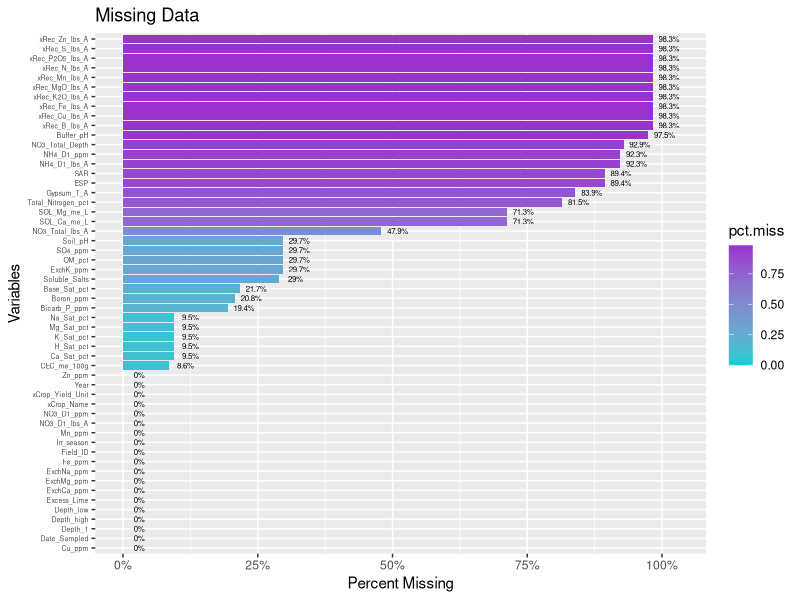
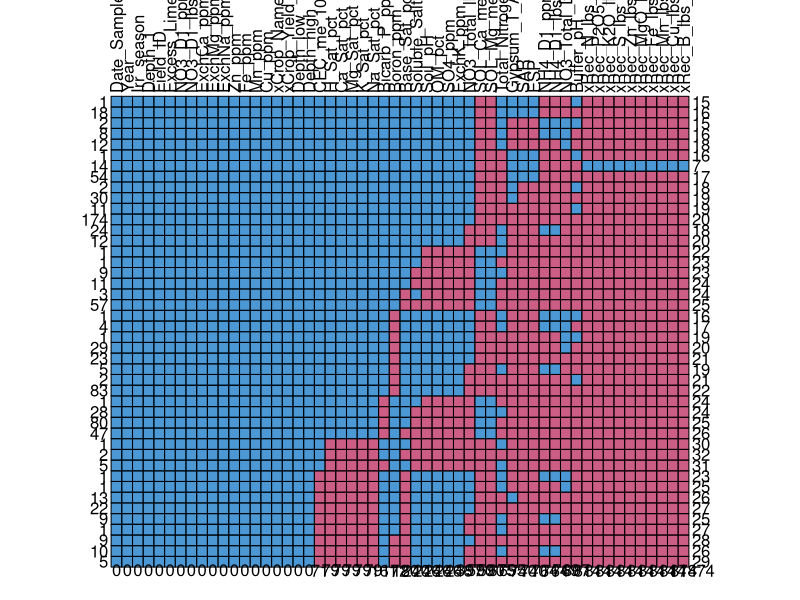
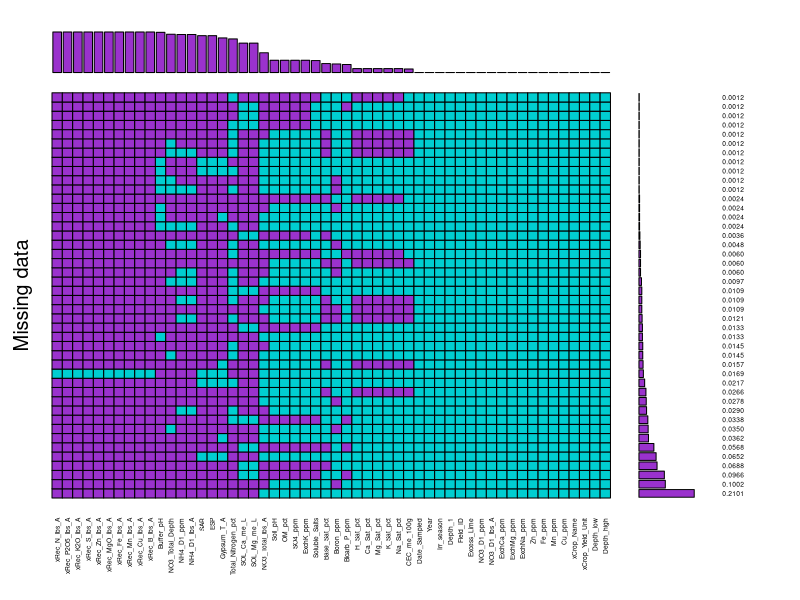
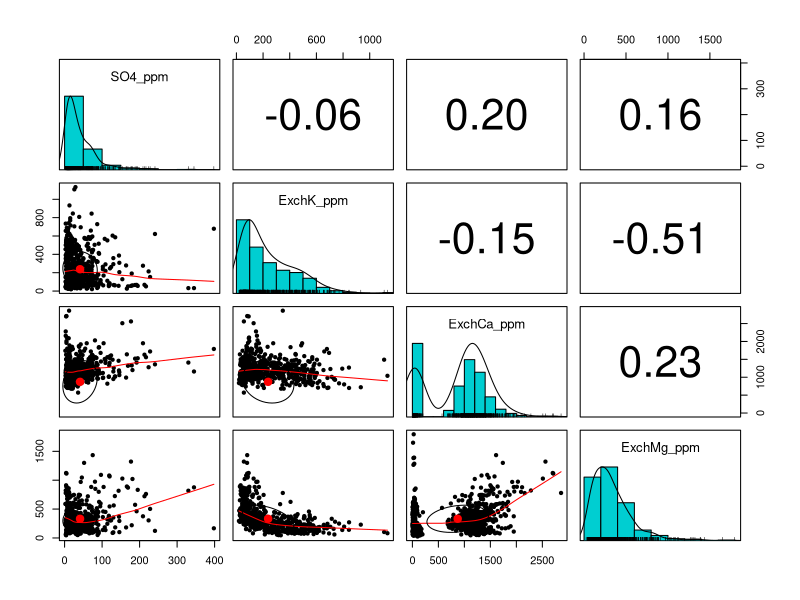
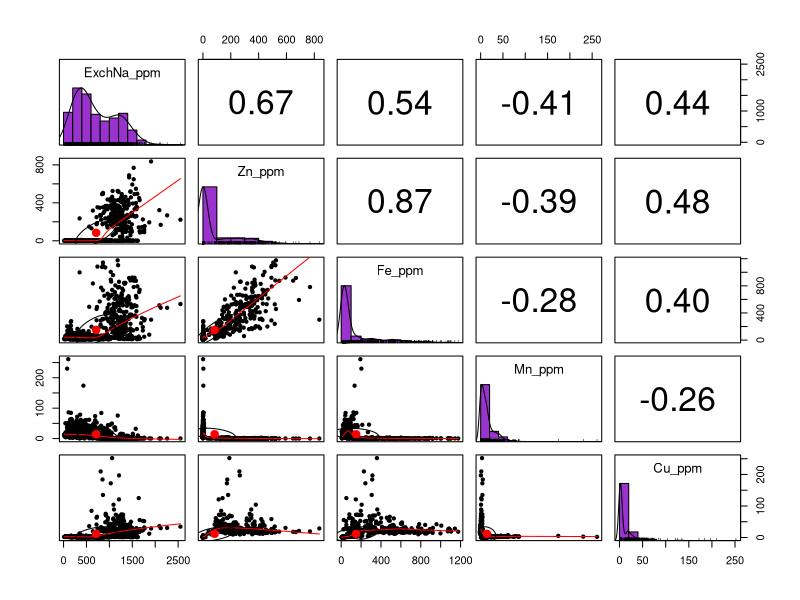
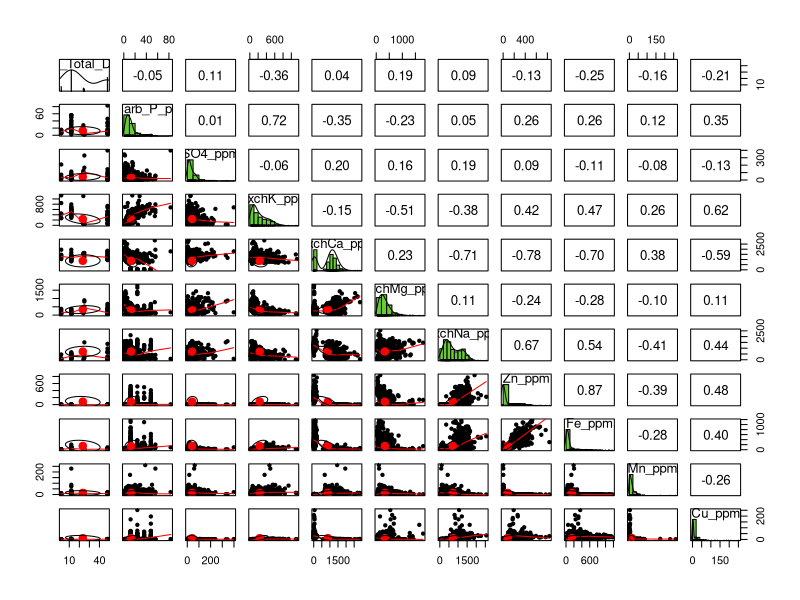
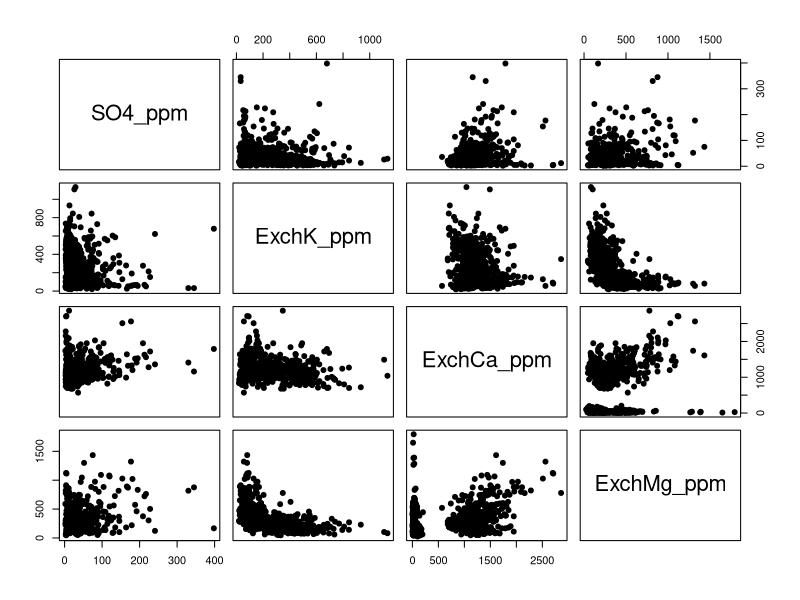
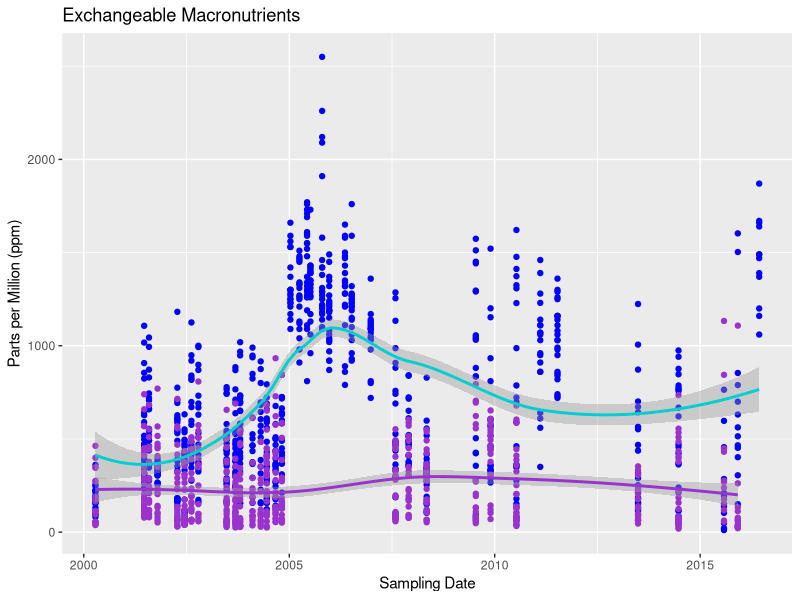

These figures' R source, in order: (Note: this script raises an error after producing the figures.)
## ---- chunk 1
library(tidyverse)
## ---- chunk 2
df <- read.csv("./data/pcp_soil_data/PCP-R-ready.csv")
## ---- chunk 3
df2 <- df[, colSums(is.na(df)) != nrow(df)]
## ---- chunk 4
df3 <- df2 %>% select("Date_Sampled","Year","Irr_season", "Depth_1", "Field_ID", "Soil_pH", "Buffer_pH", "Excess_Lime", "Soluble_Salts", "OM_pct", "NO3_D1_ppm", "NO3_D1_lbs_A", "NO3_Total_lbs_A", "NO3_Total_Depth", "Bicarb_P_ppm", "SO4_ppm", "ExchK_ppm", "ExchCa_ppm", "ExchMg_ppm", "ExchNa_ppm", "Zn_ppm", "Fe_ppm", "Mn_ppm", 'Cu_ppm', "Boron_ppm", "CEC_me_100g", "Base_Sat_pct", "H_Sat_pct", "Ca_Sat_pct", "Mg_Sat_pct", "K_Sat_pct", "Na_Sat_pct", "SOL_Ca_me_L", "SOL_Mg_me_L", "SAR", "ESP", "Gypsum_T_A", "NH4_D1_ppm", "NH4_D1_lbs_A", "Total_Nitrogen_pct", "xCrop_Name", "xCrop_Yield_Unit", "xRec_N_lbs_A", "xRec_P2O5_lbs_A", "xRec_K2O_lbs_A", "xRec_S_lbs_A", "xRec_Zn_lbs_A", "xRec_MgO_lbs_A", "xRec_Fe_lbs_A", "xRec_Mn_lbs_A", "xRec_Cu_lbs_A", "xRec_B_lbs_A")

## ---- chunk 5

## ---- chunk 6

library(lubridate)

## set Date_Sampled from factor to Date
df3$Date_Sampled <- mdy(as.character(df3$Date_Sampled))

df3 <- df3
## set empty xCrop_Name to factor level to NA  datatype

## convert xCrop_yield_Unit

## ---- chunk 7
low <- c()
high <- c()
for(i in 1:length(df3$Depth_1)){
  low <- c(low, strsplit(as.character(df3$Depth_1), "-")[[i]][1])
  high <- c(high, strsplit(as.character(df3$Depth_1), "-")[[i]][2])
}
df3$Depth_low <- low
df3$Depth_high <- high
## ---- chunk 8
glimpse(head(df3))
## ---- chunk 9
prop.miss <- apply(df3, 2, function(x) round(sum(is.na(x))/NROW(x),4))
prop.miss
## ---- chunk 10
pmpv <- data.frame(variable = names(df3), pct.miss=prop.miss)

## ---- chunk 11
ggplot(pmpv, aes(x= reorder(variable, pct.miss), y=pct.miss, fill=pct.miss)) +
  geom_bar(stat="identity") + 
  ggtitle("Missing Data") +
  ylab("Percent Missing") + 
  xlab("Variables") +
  scale_y_continuous(labels=scales::percent, limits=c(0,1.03)) + 
  geom_text(data=pmpv, aes(label=paste0(round(pct.miss*100,1),"%"), y=pct.miss+.03), size=2) +
  coord_flip() +
  theme(axis.text.y = element_text(size=5)) +
  scale_fill_gradient(low="darkturquoise",high="darkorchid3")
  
## ---- chunk 12
library(mice)
md.pattern(df3, rotate.names = TRUE)
## ---- chunk 13
library(VIM)
## ---- chunk 14
aggr(df3, col=c('darkturquoise','darkorchid3'),
              numbers=TRUE, sortVars=TRUE, prop=TRUE,border=TRUE, combined=TRUE,
              labels=names(df3), cex.axis=.4, cex.numbers=.4, varheight=FALSE,
              gap=0, ylab=c("Missing data","Pattern"))
## ---- chunk 15
library(psych)
## ---- chunk 16
## Correlation matrix betwen Macronutrients

pairs.panels(df3[,16:19],
             method="pearson",
             hist.col="#00ced1",
             density=TRUE,
             ellipses = TRUE,
             cex.labels = 1.2,
             )
## ---- chunk 17
# Correation Matrix between micronutrients 

pairs.panels(df3[,20:24],
             method="pearson",
             hist.col="#9a32cd",
             density=TRUE,
             ellipses = TRUE,
             cex.labels = 1.2,
             )
## ---- chunk 18
# Correation Matrix between micronutrients 

pairs.panels(df3[,14:24],
             method="pearson",
             hist.col="#65cd32",
             density=TRUE,
             ellipses = TRUE,
             cex.labels = 1.2,
             )
## ---- chunk 19
pairs(df3[,16:19], pch=19)
## ---- chunk 20
ggplot(df3, aes(x=Date_Sampled)) + 
  geom_point(aes(y=ExchNa_ppm), color="blue") +
  geom_point(aes(y=ExchK_ppm), color="darkorchid3") +
  geom_smooth(aes(y=ExchNa_ppm), color="darkturquoise") +
  geom_smooth(aes(y=ExchK_ppm), color="darkorchid3") +
  labs(x="Sampling Date",y="Parts per Million (ppm)",title="Exchangeable Macronutrients")
## ---- chunk 21
ggplot(df3, aes(x=Date_Sampled)) + 
  geom_point(aes(y=Na_Sat_pct), color="blue") +
  geom_point(aes(y=K_Sat_pct), color="darkorchid3") +
  geom_smooth(aes(y=Na_Sat_pct), color="darkturquoise") +
  geom_smooth(aes(y=K_Sat_pct), color="darkorchid3") +
  labs(x="Sampling Date",y="Percent Saturation (%)",title="Exchangeable Macronutrients")
## ---- chunk 22
df4 <- df3 %>% select("Date_Sampled","Year","Irr_season", "Depth_1", "Field_ID", "Soil_pH", "Soluble_Salts", "OM_pct", "NO3_D1_ppm", "Bicarb_P_ppm", "SO4_ppm", "ExchK_ppm", "ExchCa_ppm", "ExchMg_ppm", "ExchNa_ppm", "Zn_ppm", "Fe_ppm", "Mn_ppm", 'Cu_ppm', "Boron_ppm", "CEC_me_100g", "Base_Sat_pct", "H_Sat_pct", "Ca_Sat_pct", "Mg_Sat_pct", "K_Sat_pct", "Na_Sat_pct")

## ---- chunk 23
sd <- mutate(sd, treatment = ifelse( Year < 2013, "Sodium","Potassium"))
sd$treatment <- as.factor(sd$treatment)

#sd_imp <- mutate(sd_imp, treatment = ifelse( Year < 2013, "Sodium","Potassium"))
#sd_imp$treatment <- as.factor(sd_imp$treatment)


## ---- chunk 24
saveRDS(df4, file = "./data/clean_soil_data.rds")
